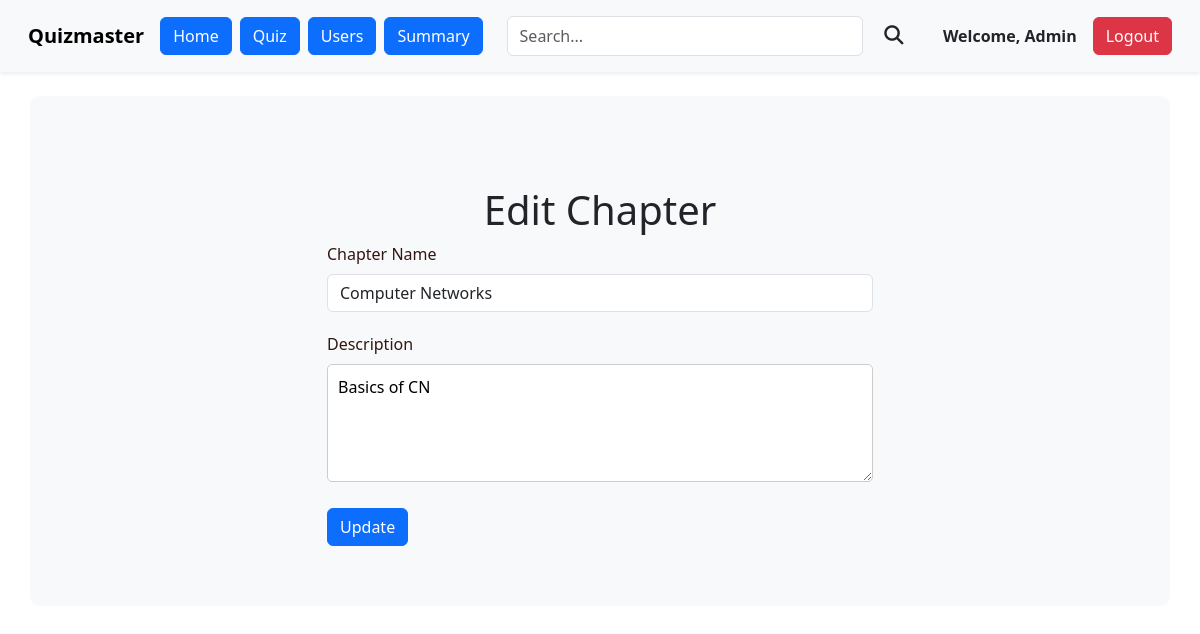
The page /manage_chapter/7 (signed in) on the database as committed earlier.
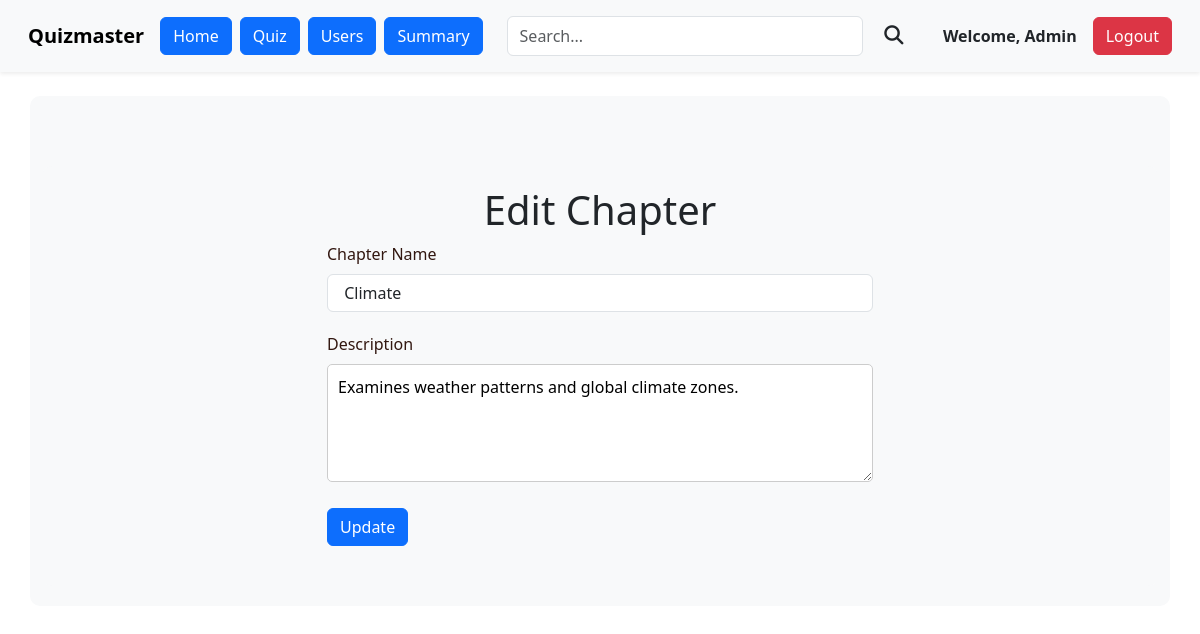
The same page on the database as committed later.
### models.py (models this page shows)
class Chapter(db.Model):
    id=db.Column(db.Integer, primary_key=True)
    name=db.Column(db.String(32), unique=True)
    Description=db.Column(db.String(256), nullable=True)
    no_of_questions=db.Column(db.Integer, nullable=True)
    subject_id=db.Column(db.Integer, db.ForeignKey('subject.id'), nullable=False)
    quizzes = db.relationship('Quiz', backref='chapter', lazy=True)
    questions = db.relationship('Questions', backref='chapter', lazy=True)

### routes.py (the view, shortened to what this page needs)
@app.route('/manage_chapter/<int:chapter_id>', methods=['GET', 'POST'])
@admin_required
@auth_required
def edit_chapter(chapter_id):
    chapter = Chapter.query.get_or_404(chapter_id)
    usage = 'edit'
    return render_template('admin/manage_chapter.html', chapter=chapter, usage='edit')

### routes.py (called while the page is built)
def auth_required(f):
    @wraps(f)
    def inner(*args, **kwargs):
        if 'user_id' not in session:
            flash('please login to continue')
            return redirect(url_for('login'))
        return f(*args, **kwargs)
    return inner

def admin_required(f):
    @wraps(f)
    def inner(*args, **kwargs):
        if 'user_id' not in session:
            flash('please login to continue')
            return redirect(url_for('login'))
        user=User.query.get(session['user_id'])
        if user.is_admin!=True:
            flash('You are not authorized to view this page')
            return redirect(url_for('index'))
        return f(*args, **kwargs)
    return inner

### templates/admin/manage_chapter.html (shortened to what this page needs)
{% extends 'admin/admin_layout.html' %}
{% block content %}
    {% if usage == 'add' %}
    <div class="container">
        <h1>Add Chapter to {{ subject.name}} </h1>
        <form action="" class="form" method="post">
            <div class="form-group" id="subject">
                <label for="subject" class="form-label">Chapter Name</label>
                <input type="text" name="chapter_name" required class="form-control">
            </div>
            <div class="form-group">
                <label for="description" class="form-label">Description</label>
                <textarea name="description" style="width: 100%; padding: 10px; font-size: 16px; border-radius: 5px; border: 1px solid #ccc;" rows="4" ></textarea>
            </div>
            <div class="form-group">
                <button type="submit" class="btn btn-primary">Add</button>
            </div>
        </form>
    </div>
    {% elif usage == 'edit' %}
    <div class="container">
        <h1>Edit Chapter </h1>
        <form action="" class="form" method="post">
            <div class="form-group" id="subject">
                <label for="subject" class="form-label">Chapter Name</label>
                <input type="text" name="chapter_name" required class="form-control" value="{{ chapter.name }}">
            </div>
            <div class="form-group">
                <label for="description" class="form-label">Description</label>
                <textarea name="description" style="width: 100%; padding: 10px; font-size: 16px; border-radius: 5px; border: 1px solid #ccc;" rows="4">{{ chapter.Description }}</textarea>
            </div>
            <div class="form-group">
                <button type="submit" class="btn btn-primary">Update</button>
            </div>
        </form>
    </div>
    {% endif %}
{% endblock %}

Rows that differ between the two databases and show on the page:
changed Chapter: chapter_name "Computer Networks" → "Climate"; description "Basics of CN" → "Examines weather patterns and global climate zones."
